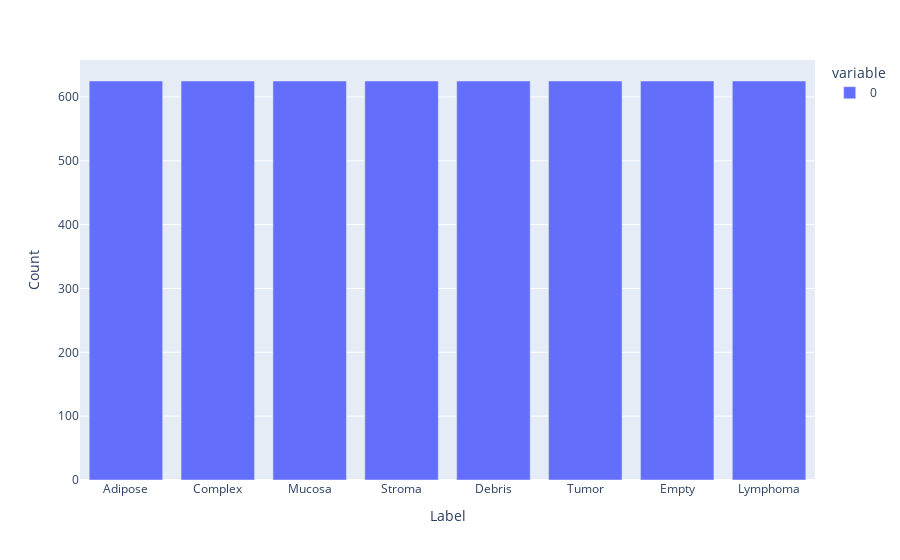

Notebook cell for this chart:
### Code cell
fig.show() # Shows that the data is evenly distrubted

### Figure 1 — Plotly figure (JSON) as saved in the notebook; plotly's stock layout.template omitted (floating-point values rounded to 4 significant figures)
{"data": [{"alignmentgroup": "True", "hovertemplate": "variable=0<br>Label=%{x}<br>Count=%{y}<extra></extra>", "legendgroup": "0", "marker": {"color": "#636efa"}, "name": "0", "offsetgroup": "0", "orientation": "v", "showlegend": true, "textposition": "auto", "type": "bar", "x": ["Adipose", "Complex", "Mucosa", "Stroma", "Debris", "Tumor", "Empty", "Lymphoma"], "xaxis": "x", "y": [625, 625, 625, 625, 625, 625, 625, 625], "yaxis": "y"}], "layout": {"barmode": "relative", "legend": {"title": {"text": "variable"}, "tracegroupgap": 0}, "margin": {"t": 60}, "xaxis": {"anchor": "y", "domain": [0, 1], "title": {"text": "Label"}}, "yaxis": {"anchor": "x", "domain": [0, 1], "title": {"text": "Count"}}}}
